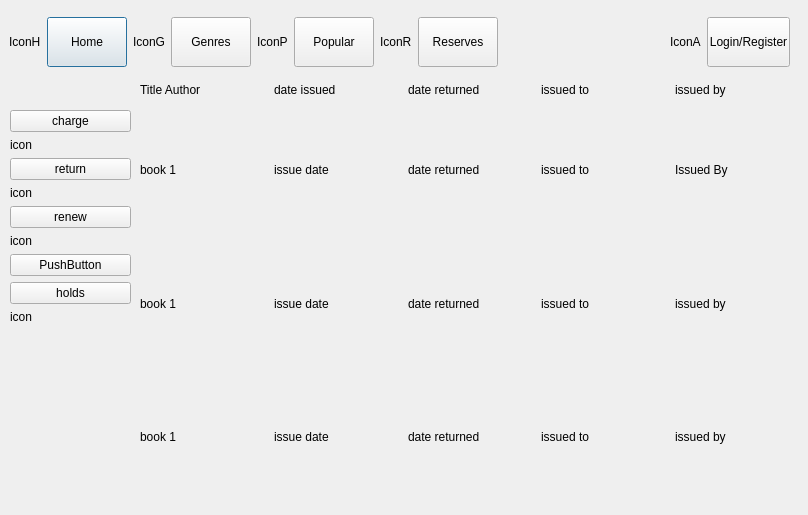
<?xml version="1.0" encoding="UTF-8"?>
<ui version="4.0">
 <class>Dialog</class>
 <widget class="QDialog" name="Dialog">
  <property name="geometry">
   <rect>
    <x>0</x>
    <y>0</y>
    <width>808</width>
    <height>515</height>
   </rect>
  </property>
  <property name="windowTitle">
   <string>Dialog</string>
  </property>
  <widget class="QWidget" name="layoutWidget_2">
   <property name="geometry">
    <rect>
     <x>9</x>
     <y>12</y>
     <width>781</width>
     <height>61</height>
    </rect>
   </property>
   <layout class="QHBoxLayout" name="NavBar">
    <item>
     <spacer name="horizontalSpacer_5">
      <property name="maximumSize">
       <size>
        <width>16777215</width>
        <height>50</height>
       </size>
      </property>
      <property name="orientation">
       <enum>Qt::Horizontal</enum>
      </property>
      <property name="sizeType">
       <enum>QSizePolicy::Maximum</enum>
      </property>
      <property name="sizeHint" stdset="0">
       <size>
        <width>20</width>
        <height>20</height>
       </size>
      </property>
     </spacer>
    </item>
    <item>
     <widget class="QLabel" name="IconH">
      <property name="maximumSize">
       <size>
        <width>16777215</width>
        <height>50</height>
       </size>
      </property>
      <property name="text">
       <string>IconH</string>
      </property>
     </widget>
    </item>
    <item>
     <widget class="QPushButton" name="homeButton_2">
      <property name="maximumSize">
       <size>
        <width>16777215</width>
        <height>50</height>
       </size>
      </property>
      <property name="text">
       <string>Home</string>
      </property>
     </widget>
    </item>
    <item>
     <widget class="QLabel" name="IconG">
      <property name="maximumSize">
       <size>
        <width>16777215</width>
        <height>50</height>
       </size>
      </property>
      <property name="text">
       <string>IconG</string>
      </property>
     </widget>
    </item>
    <item>
     <widget class="QPushButton" name="genres">
      <property name="maximumSize">
       <size>
        <width>16777215</width>
        <height>50</height>
       </size>
      </property>
      <property name="text">
       <string>Genres</string>
      </property>
     </widget>
    </item>
    <item>
     <widget class="QLabel" name="IconP">
      <property name="maximumSize">
       <size>
        <width>16777215</width>
        <height>50</height>
       </size>
      </property>
      <property name="text">
       <string>IconP</string>
      </property>
     </widget>
    </item>
    <item>
     <widget class="QPushButton" name="popularButton">
      <property name="maximumSize">
       <size>
        <width>16777215</width>
        <height>50</height>
       </size>
      </property>
      <property name="text">
       <string>Popular</string>
      </property>
     </widget>
    </item>
    <item>
     <widget class="QLabel" name="IconR">
      <property name="maximumSize">
       <size>
        <width>16777215</width>
        <height>50</height>
       </size>
      </property>
      <property name="text">
       <string>IconR</string>
      </property>
     </widget>
    </item>
    <item>
     <widget class="QPushButton" name="reservesButton">
      <property name="maximumSize">
       <size>
        <width>16777215</width>
        <height>50</height>
       </size>
      </property>
      <property name="text">
       <string>Reserves</string>
      </property>
     </widget>
    </item>
    <item>
     <spacer name="verticalSpacer_2">
      <property name="maximumSize">
       <size>
        <width>16777215</width>
        <height>50</height>
       </size>
      </property>
      <property name="orientation">
       <enum>Qt::Vertical</enum>
      </property>
      <property name="sizeType">
       <enum>QSizePolicy::Maximum</enum>
      </property>
      <property name="sizeHint" stdset="0">
       <size>
        <width>20</width>
        <height>50</height>
       </size>
      </property>
     </spacer>
    </item>
    <item>
     <spacer name="horizontalSpacer_3">
      <property name="maximumSize">
       <size>
        <width>16777215</width>
        <height>50</height>
       </size>
      </property>
      <property name="orientation">
       <enum>Qt::Horizontal</enum>
      </property>
      <property name="sizeType">
       <enum>QSizePolicy::MinimumExpanding</enum>
      </property>
      <property name="sizeHint" stdset="0">
       <size>
        <width>80</width>
        <height>20</height>
       </size>
      </property>
     </spacer>
    </item>
    <item>
     <widget class="QLabel" name="labelA">
      <property name="maximumSize">
       <size>
        <width>16777215</width>
        <height>50</height>
       </size>
      </property>
      <property name="text">
       <string>IconA</string>
      </property>
     </widget>
    </item>
    <item>
     <widget class="QPushButton" name="loginReg">
      <property name="maximumSize">
       <size>
        <width>16777215</width>
        <height>50</height>
       </size>
      </property>
      <property name="text">
       <string>Login/Register</string>
      </property>
     </widget>
    </item>
    <item>
     <spacer name="horizontalSpacer_4">
      <property name="maximumSize">
       <size>
        <width>16777215</width>
        <height>50</height>
       </size>
      </property>
      <property name="orientation">
       <enum>Qt::Horizontal</enum>
      </property>
      <property name="sizeType">
       <enum>QSizePolicy::Maximum</enum>
      </property>
      <property name="sizeHint" stdset="0">
       <size>
        <width>20</width>
        <height>20</height>
       </size>
      </property>
     </spacer>
    </item>
   </layout>
  </widget>
  <widget class="QWidget" name="verticalLayoutWidget">
   <property name="geometry">
    <rect>
     <x>10</x>
     <y>80</y>
     <width>121</width>
     <height>281</height>
    </rect>
   </property>
   <layout class="QVBoxLayout" name="verticalLayout">
    <item>
     <spacer name="verticalSpacer">
      <property name="orientation">
       <enum>Qt::Vertical</enum>
      </property>
      <property name="sizeType">
       <enum>QSizePolicy::Minimum</enum>
      </property>
      <property name="sizeHint" stdset="0">
       <size>
        <width>20</width>
        <height>30</height>
       </size>
      </property>
     </spacer>
    </item>
    <item>
     <widget class="QPushButton" name="pushButton">
      <property name="text">
       <string>charge</string>
      </property>
     </widget>
    </item>
    <item>
     <widget class="QLabel" name="label">
      <property name="text">
       <string>icon</string>
      </property>
     </widget>
    </item>
    <item>
     <widget class="QPushButton" name="pushButton_2">
      <property name="text">
       <string>return</string>
      </property>
     </widget>
    </item>
    <item>
     <widget class="QLabel" name="label_2">
      <property name="text">
       <string>icon</string>
      </property>
     </widget>
    </item>
    <item>
     <widget class="QPushButton" name="pushButton_3">
      <property name="text">
       <string>renew</string>
      </property>
     </widget>
    </item>
    <item>
     <widget class="QLabel" name="label_3">
      <property name="text">
       <string>icon</string>
      </property>
     </widget>
    </item>
    <item>
     <widget class="QPushButton" name="pushButton_5">
      <property name="text">
       <string>PushButton</string>
      </property>
     </widget>
    </item>
    <item>
     <widget class="QPushButton" name="pushButton_4">
      <property name="text">
       <string>holds</string>
      </property>
     </widget>
    </item>
    <item>
     <widget class="QLabel" name="label_4">
      <property name="text">
       <string>icon</string>
      </property>
     </widget>
    </item>
    <item>
     <spacer name="verticalSpacer_3">
      <property name="orientation">
       <enum>Qt::Vertical</enum>
      </property>
      <property name="sizeHint" stdset="0">
       <size>
        <width>20</width>
        <height>40</height>
       </size>
      </property>
     </spacer>
    </item>
   </layout>
  </widget>
  <widget class="QWidget" name="gridLayoutWidget">
   <property name="geometry">
    <rect>
     <x>140</x>
     <y>80</y>
     <width>643</width>
     <height>421</height>
    </rect>
   </property>
   <layout class="QGridLayout" name="gridLayout">
    <item row="2" column="8">
     <widget class="QLabel" name="label_13">
      <property name="text">
       <string>date returned</string>
      </property>
     </widget>
    </item>
    <item row="2" column="11">
     <widget class="QLabel" name="label_14">
      <property name="text">
       <string>issued to</string>
      </property>
     </widget>
    </item>
    <item row="2" column="6">
     <spacer name="verticalSpacer_11">
      <property name="orientation">
       <enum>Qt::Vertical</enum>
      </property>
      <property name="sizeHint" stdset="0">
       <size>
        <width>20</width>
        <height>40</height>
       </size>
      </property>
     </spacer>
    </item>
    <item row="0" column="1">
     <widget class="QLabel" name="label_7">
      <property name="text">
       <string>Title Author</string>
      </property>
     </widget>
    </item>
    <item row="2" column="4">
     <widget class="QLabel" name="label_12">
      <property name="text">
       <string>issue date</string>
      </property>
     </widget>
    </item>
    <item row="3" column="6">
     <spacer name="verticalSpacer_10">
      <property name="orientation">
       <enum>Qt::Vertical</enum>
      </property>
      <property name="sizeHint" stdset="0">
       <size>
        <width>20</width>
        <height>40</height>
       </size>
      </property>
     </spacer>
    </item>
    <item row="4" column="9">
     <spacer name="verticalSpacer_16">
      <property name="orientation">
       <enum>Qt::Vertical</enum>
      </property>
      <property name="sizeHint" stdset="0">
       <size>
        <width>20</width>
        <height>40</height>
       </size>
      </property>
     </spacer>
    </item>
    <item row="4" column="4">
     <widget class="QLabel" name="label_19">
      <property name="text">
       <string>issue date</string>
      </property>
     </widget>
    </item>
    <item row="4" column="11">
     <widget class="QLabel" name="label_21">
      <property name="text">
       <string>issued to</string>
      </property>
     </widget>
    </item>
    <item row="3" column="11">
     <widget class="QLabel" name="label_16">
      <property name="text">
       <string>issued to</string>
      </property>
     </widget>
    </item>
    <item row="4" column="8">
     <widget class="QLabel" name="label_20">
      <property name="text">
       <string>date returned</string>
      </property>
     </widget>
    </item>
    <item row="3" column="13">
     <widget class="QLabel" name="label_25">
      <property name="text">
       <string>issued by</string>
      </property>
     </widget>
    </item>
    <item row="0" column="11">
     <widget class="QLabel" name="label_10">
      <property name="text">
       <string>issued to</string>
      </property>
     </widget>
    </item>
    <item row="3" column="1">
     <widget class="QLabel" name="label_17">
      <property name="text">
       <string>book 1</string>
      </property>
     </widget>
    </item>
    <item row="0" column="8">
     <widget class="QLabel" name="label_9">
      <property name="text">
       <string>date returned</string>
      </property>
     </widget>
    </item>
    <item row="4" column="1">
     <widget class="QLabel" name="label_22">
      <property name="text">
       <string>book 1</string>
      </property>
     </widget>
    </item>
    <item row="3" column="8">
     <widget class="QLabel" name="label_18">
      <property name="text">
       <string>date returned</string>
      </property>
     </widget>
    </item>
    <item row="4" column="3">
     <spacer name="verticalSpacer_14">
      <property name="orientation">
       <enum>Qt::Vertical</enum>
      </property>
      <property name="sizeHint" stdset="0">
       <size>
        <width>20</width>
        <height>40</height>
       </size>
      </property>
     </spacer>
    </item>
    <item row="0" column="6">
     <spacer name="verticalSpacer_7">
      <property name="orientation">
       <enum>Qt::Vertical</enum>
      </property>
      <property name="sizeType">
       <enum>QSizePolicy::Minimum</enum>
      </property>
      <property name="sizeHint" stdset="0">
       <size>
        <width>20</width>
        <height>20</height>
       </size>
      </property>
     </spacer>
    </item>
    <item row="3" column="3">
     <spacer name="verticalSpacer_9">
      <property name="orientation">
       <enum>Qt::Vertical</enum>
      </property>
      <property name="sizeHint" stdset="0">
       <size>
        <width>20</width>
        <height>40</height>
       </size>
      </property>
     </spacer>
    </item>
    <item row="2" column="3">
     <spacer name="verticalSpacer_5">
      <property name="orientation">
       <enum>Qt::Vertical</enum>
      </property>
      <property name="sizeHint" stdset="0">
       <size>
        <width>20</width>
        <height>40</height>
       </size>
      </property>
     </spacer>
    </item>
    <item row="3" column="4">
     <widget class="QLabel" name="label_15">
      <property name="text">
       <string>issue date</string>
      </property>
     </widget>
    </item>
    <item row="4" column="6">
     <spacer name="verticalSpacer_15">
      <property name="orientation">
       <enum>Qt::Vertical</enum>
      </property>
      <property name="sizeHint" stdset="0">
       <size>
        <width>20</width>
        <height>40</height>
       </size>
      </property>
     </spacer>
    </item>
    <item row="0" column="4">
     <widget class="QLabel" name="label_8">
      <property name="text">
       <string>date issued</string>
      </property>
     </widget>
    </item>
    <item row="2" column="1">
     <widget class="QLabel" name="label_11">
      <property name="text">
       <string>book 1</string>
      </property>
     </widget>
    </item>
    <item row="3" column="9">
     <spacer name="verticalSpacer_12">
      <property name="orientation">
       <enum>Qt::Vertical</enum>
      </property>
      <property name="sizeHint" stdset="0">
       <size>
        <width>20</width>
        <height>40</height>
       </size>
      </property>
     </spacer>
    </item>
    <item row="0" column="3">
     <spacer name="verticalSpacer_6">
      <property name="orientation">
       <enum>Qt::Vertical</enum>
      </property>
      <property name="sizeType">
       <enum>QSizePolicy::Minimum</enum>
      </property>
      <property name="sizeHint" stdset="0">
       <size>
        <width>20</width>
        <height>20</height>
       </size>
      </property>
     </spacer>
    </item>
    <item row="0" column="9">
     <spacer name="verticalSpacer_8">
      <property name="orientation">
       <enum>Qt::Vertical</enum>
      </property>
      <property name="sizeType">
       <enum>QSizePolicy::Minimum</enum>
      </property>
      <property name="sizeHint" stdset="0">
       <size>
        <width>20</width>
        <height>20</height>
       </size>
      </property>
     </spacer>
    </item>
    <item row="2" column="9">
     <spacer name="verticalSpacer_13">
      <property name="orientation">
       <enum>Qt::Vertical</enum>
      </property>
      <property name="sizeHint" stdset="0">
       <size>
        <width>20</width>
        <height>40</height>
       </size>
      </property>
     </spacer>
    </item>
    <item row="4" column="12">
     <spacer name="verticalSpacer_17">
      <property name="orientation">
       <enum>Qt::Vertical</enum>
      </property>
      <property name="sizeHint" stdset="0">
       <size>
        <width>20</width>
        <height>40</height>
       </size>
      </property>
     </spacer>
    </item>
    <item row="2" column="12">
     <spacer name="verticalSpacer_20">
      <property name="orientation">
       <enum>Qt::Vertical</enum>
      </property>
      <property name="sizeHint" stdset="0">
       <size>
        <width>20</width>
        <height>40</height>
       </size>
      </property>
     </spacer>
    </item>
    <item row="0" column="12">
     <spacer name="verticalSpacer_18">
      <property name="orientation">
       <enum>Qt::Vertical</enum>
      </property>
      <property name="sizeType">
       <enum>QSizePolicy::Minimum</enum>
      </property>
      <property name="sizeHint" stdset="0">
       <size>
        <width>20</width>
        <height>20</height>
       </size>
      </property>
     </spacer>
    </item>
    <item row="3" column="12">
     <spacer name="verticalSpacer_19">
      <property name="orientation">
       <enum>Qt::Vertical</enum>
      </property>
      <property name="sizeHint" stdset="0">
       <size>
        <width>20</width>
        <height>40</height>
       </size>
      </property>
     </spacer>
    </item>
    <item row="4" column="13">
     <widget class="QLabel" name="label_23">
      <property name="text">
       <string>issued by</string>
      </property>
     </widget>
    </item>
    <item row="2" column="13">
     <widget class="QLabel" name="label_24">
      <property name="text">
       <string>Issued By</string>
      </property>
     </widget>
    </item>
    <item row="0" column="13">
     <widget class="QLabel" name="label_26">
      <property name="text">
       <string>issued by</string>
      </property>
     </widget>
    </item>
   </layout>
  </widget>
 </widget>
 <resources/>
 <connections/>
</ui>
